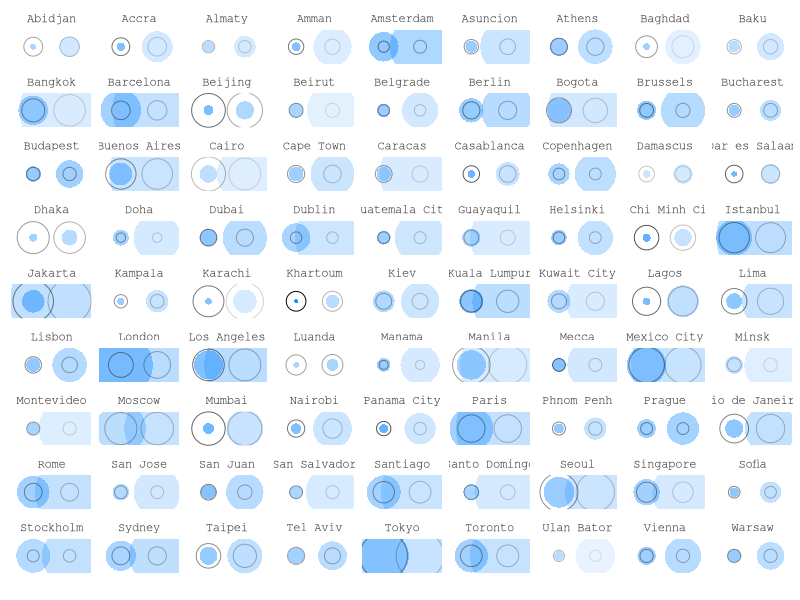

R code for this plot:
setwd("~/twitter-atlas")
df = read.csv("./tables/pop-vol-div.csv")
df$diversity = df$actors / df$tweets
df$y = 1

library(ggplot2)

ggplot(df,aes(as.factor(year),y,alpha=diversity,size=tweets)) +
  geom_point(shape=16,color="dodgerblue") +
  facet_wrap(~city) +
  theme(
    text = element_text(family = "mono", 
                        face = "plain"), 
    legend.position = "none",
    axis.text = element_blank(),
    axis.ticks = element_blank(),
    panel.background = element_blank(), 
    panel.border = element_blank(), 
    panel.grid.major = element_blank(),
    panel.grid.minor = element_blank(),
    axis.title.y = element_blank(),
    strip.background = element_blank(),
    strip.text = element_text(color="grey25")
  ) +
  labs(x="",y="") +
  scale_size(range=c(1,50)) +
  geom_point(data=df,aes(as.factor(year),y,size=pop),shape=1,color="black")


theme(
  line = element_line(colour = "black", size = 0.5, linetype = 1, lineend = "butt"), 
  rect = element_rect(fill = "white", colour = "black", size = 0.5, linetype = 1), 
  
  axis.text = element_text(size = rel(0.8), colour = "grey50"), 
  strip.text = element_text(size = rel(0.8)), 
  axis.line = element_blank(), 
  axis.text.x = element_text(vjust = 1), 
  axis.text.y = element_text(hjust = 1), 
  axis.ticks = element_line(colour = "grey50"), 
  axis.title.x = element_text(), 
  axis.title.y = element_text(angle = 90), 
  axis.ticks.length = unit(0.15, "cm"), 
  axis.ticks.margin = unit(0.1, "cm"), 
  
  legend.background = element_rect(colour = NA), 
  legend.margin = unit(0.2, "cm"), 
  legend.key = element_rect(fill = "grey95", colour = "white"), 
  legend.key.size = unit(1.2, "lines"), 
  legend.key.height = NULL, 
  legend.key.width = NULL, 
  legend.text = element_text(size = rel(0.8)), 
  legend.text.align = NULL, 
  legend.title = element_text(size = rel(0.8), face = "bold", hjust = 0), 
  legend.title.align = NULL, 
  legend.position = "right", 
  legend.direction = NULL, 
  legend.justification = "center", 
  legend.box = NULL, 
  
  
  panel.margin = unit(0.25, "lines"), 
  panel.margin.x = NULL, 
  panel.margin.y = NULL, 
  
  strip.background = element_rect(fill = "grey80", colour = NA), 
  strip.text.x = element_text(), 
  strip.text.y = element_text(angle = -90), 
  
  plot.background = element_rect(colour = "white"), 
  plot.title = element_text(size = rel(1.2)), 
  plot.margin = unit(c(1, 1, 0.5, 0.5), "lines"), complete = TRUE)